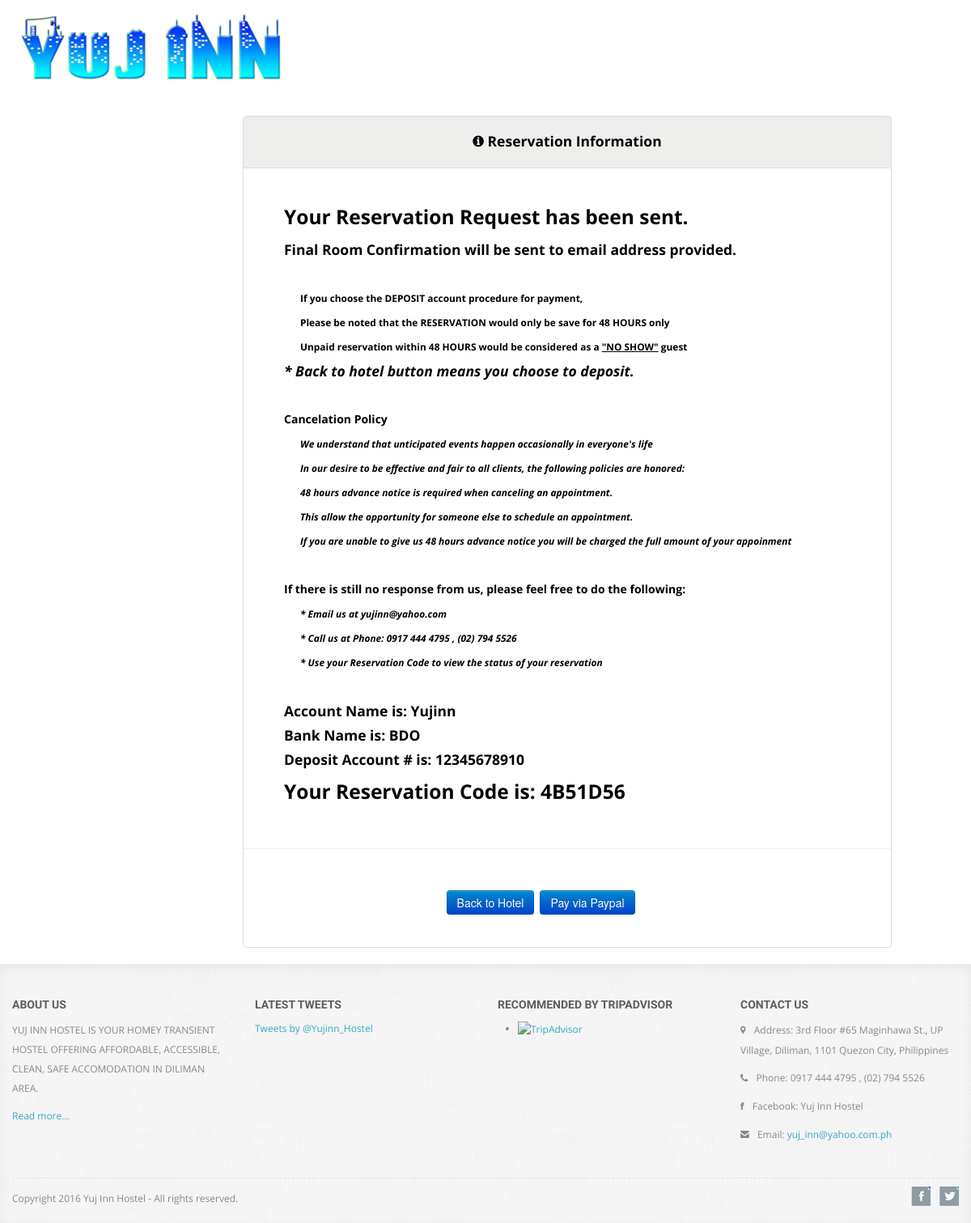
Page /Yujinn/reservationrequest.php on the committed database.
### tables this page shows
CREATE TABLE `tbl_deposit_account` (
  `deposit_id` int(11) NOT NULL,
  `bankname` varchar(255) NOT NULL,
  `accountnumber` varchar(255) NOT NULL,
  `accountname` varchar(255) NOT NULL
);

CREATE TABLE `tbl_addguest` (
  `addguest_id` int(30) NOT NULL,
  `rcode` varchar(255) NOT NULL,
  `checkin` varchar(255) DEFAULT NULL,
  `checkout` varchar(255) DEFAULT NULL,
  `nights` varchar(11) NOT NULL,
  `arrivaltime` varchar(30) NOT NULL,
  `roomtype` varchar(255) NOT NULL,
  `roomrates` varchar(255) NOT NULL,
  `numberofrooms` varchar(11) NOT NULL,
  `salutation` varchar(255) NOT NULL,
  `firstname` varchar(30) NOT NULL,
  `lastname` varchar(30) NOT NULL,
  `modeofpayment` varchar(255) NOT NULL,
  `guestType` varchar(255) NOT NULL,
  `address` varchar(255) NOT NULL,
  `emailaddress` varchar(30) NOT NULL,
  `contact` bigint(30) NOT NULL,
  `request` varchar(255) NOT NULL,
  `status` varchar(255) NOT NULL,
  `discount` varchar(255) NOT NULL,
  `subTotal` int(255) NOT NULL,
  `totalcost` int(255) NOT NULL,
  `reservation_date` varchar(255) NOT NULL,
  `expiry_date` varchar(255) NOT NULL,
  `reservation_time` varchar(255) NOT NULL,
  `image` varchar(255) NOT NULL
);

### Yujinn/reservationrequest.php (the view, shortened to what this page needs)
<!DOCTYPE html>
<html lang="en">
    <head>
        <link rel="stylesheet" href="assets/bootstrap/css/bootstrap.min.css">
        <link rel="stylesheet" href="assets/prettyPhoto/css/prettyPhoto.css">
        <link rel="stylesheet" href="assets/css/flexslider.css">
        <link rel="stylesheet" href="assets/css/font-awesome.css">
        <link rel="stylesheet" href="assets/css/style.css">
    </head>
    <body>
        <div class="container">
            <div class="header row">
                <div class="span12">
                    <div class="navbar">
                        <div class="navbar-inner">
                            <h1>
                                <a class="brands" href="">Yuj Inn Hostel</a>
                            </h1>
                        </div>
                    </div>
                </div>
            </div>
        </div>
					<br>
					 <div class="content">
      <div class="containers">
        <div class="row">
          <div class="span6 offset3">
            <h4 class="widget-headerss"><i class="icon-info-sign"></i> Reservation Information</h4>
            <div class="widget-bod" >
               <h3>Your Reservation Request has been sent.</h4>
			   <h4>Final Room Confirmation will be sent to email address provided.</h4>
				<br>
				<h6 class="request">If you choose the DEPOSIT account procedure for payment,</h6>
				<h6 class="request">Please be noted that the RESERVATION would only be save for 48 HOURS only</h6>
               <h6 class="request">Unpaid reservation within 48 HOURS would be considered as a <u>"NO SHOW"</u> guest</h6>
			    <h4 class="request"><i>* Back to hotel button means you choose to deposit.</i></h4>
			   <br>
			   <h5>Cancelation Policy</h5>
					<h6 class="request"><i>We understand that unticipated events happen occasionally in everyone's life</i></h6>
				<h6 class="request"><i>In our desire to be effective and fair to all clients, the following policies are honored:</i></h6>
				<h6 class="request"><i>48 hours advance notice is required when canceling an appointment.</i></h6>
              <h6 class="request"><i>This allow the opportunity for someone else to schedule an appointment.</i></h6>
			    <h6 class="request"><i>If you are unable to give us 48 hours advance notice you will be charged the full amount of your appoinment</i></h6>
			   <br>
				<h5>If there is still no response from us, please feel free to do the following:</h5>
					<h6 class="request"><i>* Email us at yujinn@yahoo.com</i></h6>
				<h6 class="request"><i>* Call us at Phone: 0917 444 4795 , (02) 794 5526</i></h6>
               <h6 class="request"><i>* Use your Reservation Code to view the status of your reservation</i></h6>
			   <br>
			   <?php
				$result = mysql_query("SELECT * FROM `tbl_addguest`");
				while($rs = mysql_fetch_array($result)) {
				$rcode = $rs['rcode'];
				}
			  $result = mysql_query("SELECT * FROM `tbl_deposit_account`");
				while($rs = mysql_fetch_array($result)) {
				$accountnumber = $rs['accountnumber'];
				$bankname = $rs['bankname'];
				$accountname = $rs['accountname'];
				}
				echo "<h4>Account Name is: $accountname </h4>";
			   echo "<h4>Bank Name is: $bankname </h4>";
			  echo "<h4>Deposit Account # is: $accountnumber </h4>";
			   echo "<h3>Your Reservation Code is: $rcode </h3>";
			    ?>
				<br>
				<hr>
					<center>
				<a href="" class="back">
				<button type="button" class="btn btn-primary btn-medium" data-toggle="modal" data-target="#myModal">Back to Hotel</button></a>
				<form class="paypal" action="paypal.php" method="POST" id="paypal_form" target="_blank">
				<input type="submit" id="submit" title="Pay via Paypal" value="Pay via Paypal" name="save" class="btn btn-primary btn-medium">
				</form>
				</center>
			  </div>
            </div>
          </div>
        </div>
      </div>
       <br>
		<?php
			include('footer.php');
		?>
    </body>
</html>

### Yujinn/assets/css/style.css (style rules this page uses)
@media screen and (min-width: 640px) { .header a.brands { display: inline-block; position:relative; right:20px; bottom:5px; background: url(../img/yuj.png) 10px center no-repeat; } }
body { background: #fff; text-align: center; font-family: 'Open Sans', Helvetica, Arial, sans-serif; color: #888; font-size: 12px; }
a { color: #32a9c3; text-decoration: none; -o-transition: all .3s; -moz-transition: all .3s; -webkit-transition: all .3s; -ms-transition: all .3s; }
.widget-headerss { width:790px; border: 1px solid #DDD; padding: 20px 5px; text-align: center; margin: 0; border-bottom: 0; background-color: #EEEEEC; -webkit-border-radius: 5px 5px 0 0; -moz-border-radius: 5px 5px 0 0; border-radius: 5px 5px 0 0; }
.widget-bod { text-align:left; text-indent:50px; width:800px; font-size: 16px; padding: 30px 0 20px 0; border: 1px solid #DDD; -webkit-border-radius: 0 0 5px 5px; -moz-border-radius: 0 0 5px 5px; border-radius: 0 0 5px 5px; }
h6.request { text-indent:70px; }
.header .navbar { margin-bottom: 0; }
.header .navbar-inner { background: #fff; border: 0; -moz-border-radius: 0; -webkit-border-radius: 0; border-radius: 0; -moz-box-shadow: none; -webkit-box-shadow: none; box-shadow: none; }
.header h1 { float: left; margin: 0; text-align: left; }
.header a.brands { display: inline-block; text-indent: -9999px; width: 400px; height: 63px; padding: 30px; background: url(../img/yuj.png) 10px center no-repeat; }

### Yujinn/reservationrequest.php (style rules this page uses)
h6 { color:black; }
h4 { color:black; }
h5 { color:black; }
h3 { color:black; }
a.back { position:relative; right:120px; top:30px; }

### rows in the picture
tbl_deposit_account: accountname "Yujinn", bankname "BDO", accountnumber "12345678910"
tbl_addguest: rcode "4B51D56"
